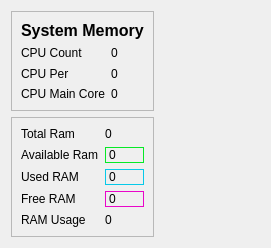
            <widget class="QWidget" name="cpu_page">
             <layout class="QGridLayout" name="gridLayout_2">
              <item row="0" column="0">
               <widget class="QFrame" name="cpu_frame">
                <property name="frameShape">
                 <enum>QFrame::StyledPanel</enum>
                </property>
                <property name="frameShadow">
                 <enum>QFrame::Raised</enum>
                </property>
                <layout class="QGridLayout" name="gridLayout_5">
                 <item row="1" column="1">
                  <widget class="QLabel" name="cpu_count">
                   <property name="text">
                    <string>0</string>
                   </property>
                  </widget>
                 </item>
                 <item row="2" column="1">
                  <widget class="QLabel" name="cpu_per">
                   <property name="text">
                    <string>0</string>
                   </property>
                  </widget>
                 </item>
                 <item row="3" column="1">
                  <widget class="QLabel" name="cpu_main_core">
                   <property name="text">
                    <string>0</string>
                   </property>
                  </widget>
                 </item>
                 <item row="2" column="0">
                  <widget class="QLabel" name="label_18">
                   <property name="text">
                    <string>CPU Per</string>
                   </property>
                  </widget>
                 </item>
                 <item row="1" column="0">
                  <widget class="QLabel" name="label_4">
                   <property name="text">
                    <string>CPU Count</string>
                   </property>
                  </widget>
                 </item>
                 <item row="3" column="0">
                  <widget class="QLabel" name="label_22">
                   <property name="text">
                    <string>CPU Main Core</string>
                   </property>
                  </widget>
                 </item>
                 <item row="0" column="0" colspan="2">
                  <widget class="QLabel" name="label_35">
                   <property name="font">
                    <font>
                     <pointsize>12</pointsize>
                     <weight>75</weight>
                     <bold>true</bold>
                    </font>
                   </property>
                   <property name="text">
                    <string>System Memory</string>
                   </property>
                  </widget>
                 </item>
                </layout>
               </widget>
              </item>
              <item row="2" column="0">
               <widget class="QFrame" name="ram_frame">
                <property name="frameShape">
                 <enum>QFrame::StyledPanel</enum>
                </property>
                <property name="frameShadow">
                 <enum>QFrame::Raised</enum>
                </property>
                <layout class="QGridLayout" name="gridLayout_6">
                 <item row="0" column="0">
                  <widget class="QLabel" name="label_11">
                   <property name="text">
                    <string>Total Ram</string>
                   </property>
                  </widget>
                 </item>
                 <item row="0" column="1">
                  <widget class="QLabel" name="total_ram">
                   <property name="text">
                    <string>0</string>
                   </property>
                  </widget>
                 </item>
                 <item row="1" column="0">
                  <widget class="QLabel" name="label_12">
                   <property name="text">
                    <string>Available Ram</string>
                   </property>
                  </widget>
                 </item>
                 <item row="1" column="1">
                  <widget class="QLabel" name="available_ram">
                   <property name="styleSheet">
                    <string notr="true">border: 1px solid rgb(6,233,38);
border-radius: 10px;</string>
                   </property>
                   <property name="text">
                    <string>0</string>
                   </property>
                  </widget>
                 </item>
                 <item row="2" column="0">
                  <widget class="QLabel" name="label_14">
                   <property name="text">
                    <string>Used RAM</string>
                   </property>
                  </widget>
                 </item>
                 <item row="2" column="1">
                  <widget class="QLabel" name="used_ram">
                   <property name="styleSheet">
                    <string notr="true">border: 1px solid rgb(6,201,233);
border-radius: 10px;</string>
                   </property>
                   <property name="text">
                    <string>0</string>
                   </property>
                  </widget>
                 </item>
                 <item row="3" column="0">
                  <widget class="QLabel" name="label_16">
                   <property name="text">
                    <string>Free RAM</string>
                   </property>
                  </widget>
                 </item>
                 <item row="3" column="1">
                  <widget class="QLabel" name="free_ram">
                   <property name="styleSheet">
                    <string notr="true">border: 1px solid rgb(233,6,201);
border-radius: 10px;</string>
                   </property>
                   <property name="text">
                    <string>0</string>
                   </property>
                  </widget>
                 </item>
                 <item row="4" column="0">
                  <widget class="QLabel" name="label_24">
                   <property name="text">
                    <string>RAM Usage</string>
                   </property>
                  </widget>
                 </item>
                 <item row="4" column="1">
                  <widget class="QLabel" name="ram_usage">
                   <property name="text">
                    <string>0</string>
                   </property>
                  </widget>
                 </item>
                </layout>
               </widget>
              </item>
              <item row="0" column="1">
               <widget class="roundProgressBar" name="cpu_percentage" native="true">
                <property name="minimumSize">
                 <size>
                  <width>100</width>
                  <height>100</height>
                 </size>
                </property>
                <property name="maximumSize">
                 <size>
                  <width>100</width>
                  <height>100</height>
                 </size>
                </property>
               </widget>
              </item>
              <item row="2" column="1">
               <widget class="spiralProgressBar" name="ram_percantage" native="true">
                <property name="minimumSize">
                 <size>
                  <width>100</width>
                  <height>100</height>
                 </size>
                </property>
                <property name="maximumSize">
                 <size>
                  <width>100</width>
                  <height>100</height>
                 </size>
                </property>
               </widget>
              </item>
             </layout>
            </widget>
